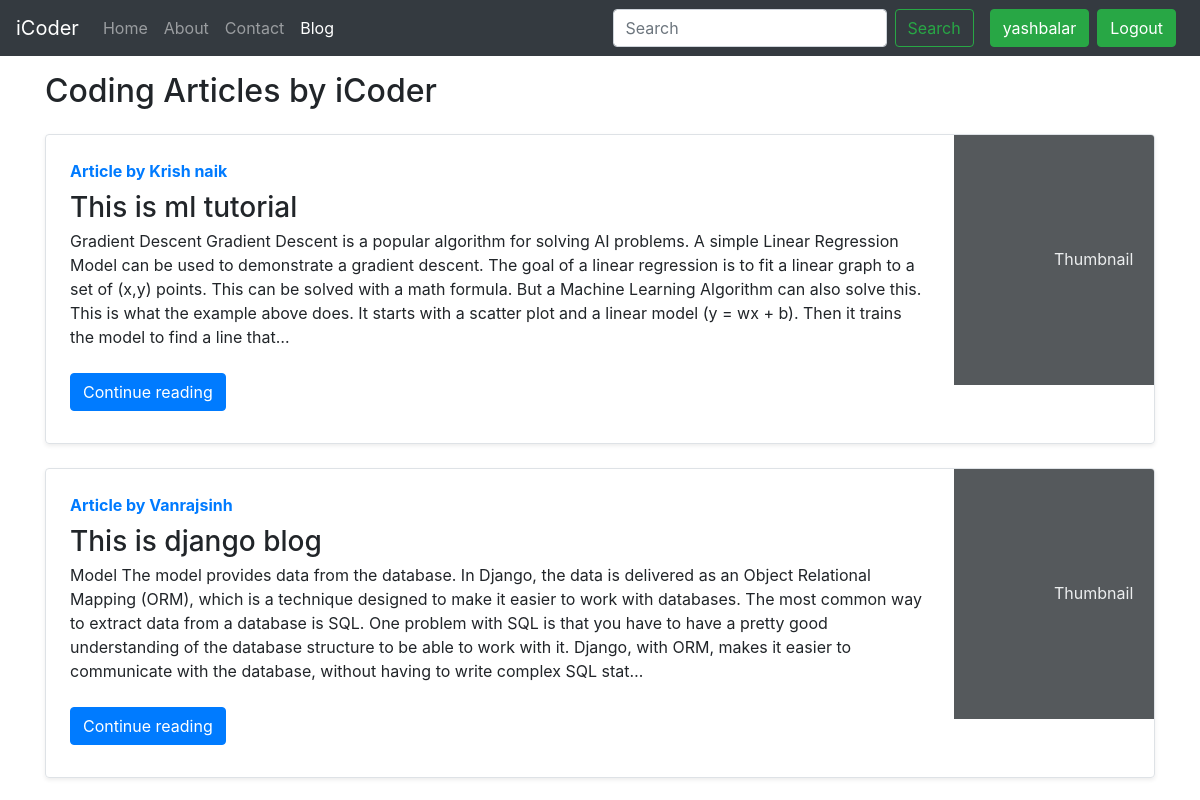
Screenshot of /blog/ (signed in) with the database file from the repository.
### blog/models.py (models this page shows, shortened)
class Post(models.Model):
    sno=models.AutoField(primary_key=True)
    title=models.CharField(max_length=255)
    author=models.CharField(max_length=14)
    slug=models.CharField(max_length=130)
    timeStamp=models.DateTimeField(blank=True)
    content=models.TextField()

### blog/views.py (the view)
# urls.py: path('', views.blogHome, name="bloghome"),
def blogHome(request):
    allPosts= Post.objects.all()
    context={'allPosts': allPosts}
    return render(request, "blog/blogHome.html", context)

### templates/blog/blogHome.html (shortened to what this page needs)
{% extends 'base.html' %}
{% block blogactive %} active {% endblock blogactive %}
{% block body %}
<div class="container my-3">
    <h2>Coding Articles by iCoder</h2>
    {% for post in allPosts %}
    <div class="row no-gutters border rounded overflow-hidden flex-md-row mb-4 shadow-sm h-md-250 my-4 position-relative">
        <div class="col p-4 d-flex flex-column position-static">
            <strong class="d-inline-block mb-2 text-primary">Article by {{ post.author }}</strong>
            <h3 class="mb-0">{{ post.title }}</h3>
            <p class="card-text mb-auto">
                <div class="preview">{{ post.content|truncatechars:500|safe }}</div>
            </p>
            <div class="my-2">
                <a href="/blog/{{ post.slug }}" role="button" class="btn btn-primary">Continue reading</a>
            </div>
        </div>
        <div class="col-auto d-none d-lg-block">
            <svg class="bd-placeholder-img" width="200" height="250" xmlns="http://www.w3.org/2000/svg" preserveAspectRatio="xMidYMid slice" focusable="false" role="img" aria-label="Placeholder: Thumbnail">
                <text x="50%" y="50%" fill="#eceeef" dy=".3em">Thumbnail</text>
            </svg>
        </div>
    </div>
    {% endfor %}
</div>
{% endblock %}

### templates/base.html (shortened to what this page needs)
<!doctype html>
<html lang="en">
  <head>
    <link rel="stylesheet" href="https://stackpath.bootstrapcdn.com/bootstrap/4.5.2/css/bootstrap.min.css">
  </head>
  <body>
    <nav class="navbar navbar-expand-lg navbar-dark bg-dark">
        <a class="navbar-brand" href="/">iCoder</a>
        <div class="collapse navbar-collapse" id="navbarSupportedContent">
          <ul class="navbar-nav mr-auto">
            <li class="nav-item {% block homeactive %}  {% endblock homeactive %}">
              <a class="nav-link" href="/">Home <span class="sr-only">(current)</span></a>
            </li>
            <li class="nav-item {% block aboutactive %}  {% endblock aboutactive %}" >
              <a class="nav-link" href="/about">About</a>
            </li>
            <li class="nav-item {% block contactactive %}  {% endblock contactactive %} ">
              <a class="nav-link" href="/contact">Contact</a>
            </li>
            <li class="nav-item {% block blogactive %}  {% endblock blogactive %} ">
              <a class="nav-link" href="/blog">Blog</a>
            </li>
          </ul>
          <form method="get" action="/search"class="form-inline my-2 my-lg-0 mx-3">
            <input class="form-control mr-sm-2" type="search" placeholder="Search" aria-label="Search" name="query" id="query">
            <button class="btn btn-outline-success my-2 my-sm-0 " type="submit">Search</button>
          </form>
  {% if user.is_authenticated %}
     <button type="button" class="btn btn-success mr-2">
         {{ user.username }}
     </button>
     <a href="{% url 'handleLogout' %}" class="btn btn-success mr-2">
         Logout
     </a>
  {% endif %}
        </div>
      </nav>
      {% block body %}  {% endblock body %}
  </body>
</html>

### rows the page displays
Post: author "Krish naik", title "This is ml tutorial", content "Gradient Descent Gradient Descent is a popular algorithm for solving AI problems. A simple Linear Regression Model can be used to demonstrate a gradient descent. The goal of a linear regression is to fit a linear graph to a set of (x,y) points. This can be solved with a math formula. But a Machine Learning Algorithm can also solve this. This is what the example above does. It starts with a scatter plot and a linear model (y = wx + b). Then it trains the model to find a line that…"
Post: author "Vanrajsinh", title "This is django blog", content "Model The model provides data from the database. In Django, the data is delivered as an Object Relational Mapping (ORM), which is a technique designed to make it easier to work with databases. The most common way to extract data from a database is SQL. One problem with SQL is that you have to have a pretty good understanding of the database structure to be able to work with it. Django, with ORM, makes it easier to communicate with the database, without having to write complex SQL stat…"

### other values shown
{{ user.username }} "yashbalar"
